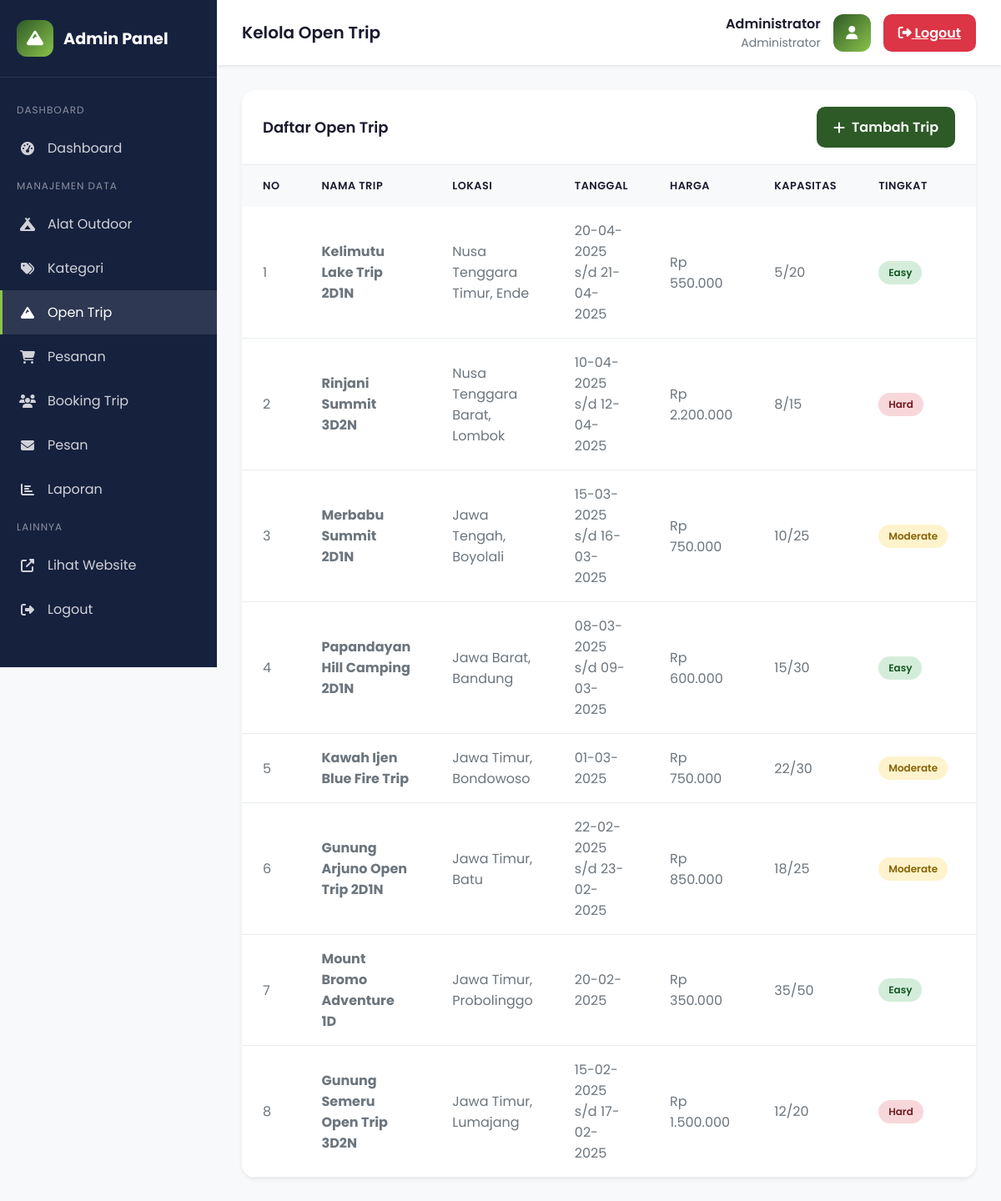
The page /admin/trips/index.php (signed in) on the database its author committed.
### tables this page shows
CREATE TABLE IF NOT EXISTS trips (
    id INT PRIMARY KEY AUTO_INCREMENT,
    nama_trip VARCHAR(200) NOT NULL,
    slug VARCHAR(200) NOT NULL UNIQUE,
    deskripsi TEXT,
    itinerary TEXT,
    harga DECIMAL(10,2) NOT NULL,
    kapasitas INT NOT NULL,
    terisi INT DEFAULT 0,
    tanggal_mulai DATE NOT NULL,
    tanggal_selesai DATE NOT NULL,
    tingkat_kesulitan ENUM('easy', 'moderate', 'hard', 'extreme') DEFAULT 'moderate',
    lokasi VARCHAR(200) NOT NULL,
    gambar VARCHAR(255),
    include TEXT,
    exclude TEXT,
    status ENUM('open', 'full', 'cancelled', 'completed') DEFAULT 'open',
    created_at TIMESTAMP DEFAULT CURRENT_TIMESTAMP
);

### config/functions.php (called while the page is built, shortened)
<?php
require_once 'database.php';
function getAllTrips($limit = null)
{
    global $conn;
    $sql = "SELECT * FROM trips ORDER BY tanggal_mulai DESC";
    $result = $conn->query($sql);
    return $result->fetch_all(MYSQLI_ASSOC);
}
function formatCurrency($amount)
{
    return 'Rp ' . number_format($amount, 0, ',', '.');
}

### admin/trips/index.php (the view, shortened to what this page needs)
<?php
require_once '../../config/functions.php';
$trips = getAllTrips();
?>
<!DOCTYPE html>
<html lang="id">
<head>
    <link rel="stylesheet" href="https://cdnjs.cloudflare.com/ajax/libs/font-awesome/6.4.0/css/all.min.css">
</head>
<body>
    <aside class="sidebar">
        <div class="sidebar-brand">
            <div class="logo-icon"><i class="fas fa-mountain"></i></div>
            <span>Admin Panel</span>
        </div>
        <nav class="sidebar-menu">
            <div class="menu-section">Dashboard</div>
            <a href="../index.php" class="menu-item"><i class="fas fa-tachometer-alt"></i><span>Dashboard</span></a>
            <div class="menu-section">Manajemen Data</div>
            <a href="../products/index.php" class="menu-item"><i class="fas fa-campground"></i><span>Alat
                    Outdoor</span></a>
            <a href="../categories/index.php" class="menu-item"><i class="fas fa-tags"></i><span>Kategori</span></a>
            <a href="index.php" class="menu-item active"><i class="fas fa-mountain"></i><span>Open Trip</span></a>
            <a href="../orders/index.php" class="menu-item"><i class="fas fa-shopping-cart"></i><span>Pesanan</span></a>
            <a href="bookings/index.php" class="menu-item"><i class="fas fa-users"></i><span>Booking Trip</span></a>
            <a href="../messages/index.php" class="menu-item"><i class="fas fa-envelope"></i><span>Pesan</span></a>
            <a href="../reports/index.php" class="menu-item"><i class="fas fa-chart-bar"></i><span>Laporan</span></a>
            <div class="menu-section">Lainnya</div>
            <a href="../../index.php" class="menu-item" target="_blank"><i
                    class="fas fa-external-link-alt"></i><span>Lihat Website</span></a>
            <a href="../logout.php" class="menu-item"><i class="fas fa-sign-out-alt"></i><span>Logout</span></a>
        </nav>
    </aside>
    <main class="main-content">
        <header class="admin-header">
            <h1 class="header-title">Kelola Open Trip</h1>
            <div class="header-user">
                <div class="user-info">
                    <div class="user-name"><?= $_SESSION['admin_nama'] ?></div>
                    <div class="user-role">Administrator</div>
                </div>
                <div class="user-avatar"><i class="fas fa-user"></i></div>
                <a href="../logout.php" class="btn-logout"><i class="fas fa-sign-out-alt"></i> Logout</a>
            </div>
        </header>
        <div class="content">
            <div class="card">
                <div class="card-header">
                    <h2 class="card-title">Daftar Open Trip</h2>
                    <a href="add.php" class="btn-add"><i class="fas fa-plus"></i> Tambah Trip</a>
                </div>
                <table class="table">
                    <thead>
                        <tr>
                            <th>No</th>
                            <th>Nama Trip</th>
                            <th>Lokasi</th>
                            <th>Tanggal</th>
                            <th>Harga</th>
                            <th>Kapasitas</th>
                            <th>Tingkat</th>
                            <th>Status</th>
                        </tr>
                    </thead>
                    <tbody>
                        <?php foreach ($trips as $index => $trip): ?>
                            <tr>
                                <td><?= $index + 1 ?></td>
                                <td><strong><?= $trip['nama_trip'] ?></strong></td>
                                <td><?= $trip['lokasi'] ?></td>
                                <td>
                                    <?= date('d-m-Y', strtotime($trip['tanggal_mulai'])) ?>
                                    <?php if ($trip['tanggal_mulai'] != $trip['tanggal_selesai']): ?>
                                        <br>s/d <?= date('d-m-Y', strtotime($trip['tanggal_selesai'])) ?>
                                    <?php endif; ?>
                                </td>
                                <td><?= formatCurrency($trip['harga']) ?></td>
                                <td><?= $trip['terisi'] ?>/<?= $trip['kapasitas'] ?></td>
                                <td><span
                                        class="difficulty-badge <?= $trip['tingkat_kesulitan'] ?>"><?= ucfirst($trip['tingkat_kesulitan']) ?></span>
                                </td>
                                <td><span class="status-badge <?= $trip['status'] ?>"><?= $trip['status'] ?></span></td>
                            </tr>
                        <?php endforeach; ?>
                    </tbody>
                </table>
            </div>
        </div>
    </main>
</body>
</html>

### admin/trips/index.php (style rules this page uses)
:root { --primary: #2d5a27; --primary-dark: #1e3d1a; --primary-light: #4a7c44; --primary-accent: #8bc34a; --dark: #1a1a2e; --dark-secondary: #16213e; --white: #ffffff; --gray-100: #f8f9fa; --gray-200: #e9ecef; --gray-600: #6c757d; --success: #28a745; --danger: #dc3545; --warning: #ffc107; --info: #17a2b8; --shadow: 0 0.125rem 0.25rem rgba(0, 0, 0, 0.075); }
* { margin: 0; padding: 0; box-sizing: border-box; }
body { font-family: 'Poppins', sans-serif; background: var(--gray-100); min-height: 100vh; }
.sidebar { position: fixed; top: 0; left: 0; width: 260px; height: 100vh; background: var(--dark-secondary); color: var(--white); z-index: 100; }
.sidebar-brand { padding: 24px 20px; display: flex; align-items: center; gap: 12px; border-bottom: 1px solid rgba(255, 255, 255, 0.1); }
.sidebar-brand .logo-icon { width: 44px; height: 44px; background: linear-gradient(135deg, var(--primary), var(--primary-accent)); border-radius: 12px; display: flex; align-items: center; justify-content: center; font-size: 1.25rem; }
.sidebar-brand span { font-size: 1.2rem; font-weight: 700; }
.sidebar-menu { padding: 20px 0; }
.menu-section { padding: 10px 20px; font-size: 0.75rem; text-transform: uppercase; color: rgba(255, 255, 255, 0.5); letter-spacing: 1px; }
.menu-item { padding: 14px 20px; display: flex; align-items: center; gap: 14px; color: rgba(255, 255, 255, 0.8); text-decoration: none; transition: all 0.3s; border-left: 3px solid transparent; }
.menu-item:hover, .menu-item.active { background: rgba(255, 255, 255, 0.1); color: var(--white); border-left-color: var(--primary-accent); }
.menu-item i { width: 20px; text-align: center; }
.main-content { margin-left: 260px; min-height: 100vh; }
.admin-header { background: var(--white); padding: 16px 30px; display: flex; justify-content: space-between; align-items: center; box-shadow: var(--shadow); position: sticky; top: 0; z-index: 50; }
.header-title { font-size: 1.25rem; font-weight: 600; color: var(--dark); }
.header-user { display: flex; align-items: center; gap: 15px; }
.user-info { text-align: right; }
.user-name { font-weight: 600; color: var(--dark); }
.user-role { font-size: 0.875rem; color: var(--gray-600); }
.user-avatar { width: 45px; height: 45px; background: linear-gradient(135deg, var(--primary), var(--primary-accent)); border-radius: 12px; display: flex; align-items: center; justify-content: center; color: var(--white); }
.btn-logout { padding: 10px 18px; background: var(--danger); color: var(--white); border: none; border-radius: 10px; cursor: pointer; font-weight: 600; }
.content { padding: 30px; }
.btn-add { padding: 12px 20px; background: var(--primary); color: var(--white); border: none; border-radius: 10px; font-weight: 600; cursor: pointer; text-decoration: none; display: inline-flex; align-items: center; gap: 8px; }
.card { background: var(--white); border-radius: 16px; box-shadow: var(--shadow); overflow: hidden; margin-bottom: 30px; }
.card-header { padding: 20px 25px; border-bottom: 1px solid var(--gray-200); display: flex; justify-content: space-between; align-items: center; }
.card-title { font-size: 1.125rem; font-weight: 600; color: var(--dark); }
.table { width: 100%; border-collapse: collapse; }
.table th, .table td { padding: 16px 25px; text-align: left; }
.table th { background: var(--gray-100); font-weight: 600; color: var(--dark); font-size: 0.8rem; text-transform: uppercase; letter-spacing: 0.5px; }
.table td { border-bottom: 1px solid var(--gray-200); color: var(--gray-600); }
.difficulty-badge { display: inline-block; padding: 5px 12px; border-radius: 20px; font-size: 0.75rem; font-weight: 600; }
.difficulty-badge.easy { background: #d4edda; color: #155724; }
.difficulty-badge.moderate { background: #fff3cd; color: #856404; }
.difficulty-badge.hard { background: #f8d7da; color: #721c24; }

### rows shown on the page
trips: nama_trip "Kelimutu Lake Trip 2D1N", lokasi "Nusa Tenggara Timur, Ende", tanggal_mulai "20-04-2025", tanggal_selesai "21-04-2025", harga "Rp 550.000", terisi "5", kapasitas "20", tingkat_kesulitan "Easy"
trips: nama_trip "Rinjani Summit 3D2N", lokasi "Nusa Tenggara Barat, Lombok", tanggal_mulai "10-04-2025", tanggal_selesai "12-04-2025", harga "Rp 2.200.000", terisi "8", kapasitas "15", tingkat_kesulitan "Hard"
trips: nama_trip "Merbabu Summit 2D1N", lokasi "Jawa Tengah, Boyolali", tanggal_mulai "15-03-2025", tanggal_selesai "16-03-2025", harga "Rp 750.000", terisi "10", kapasitas "25", tingkat_kesulitan "Moderate"
trips: nama_trip "Papandayan Hill Camping 2D1N", lokasi "Jawa Barat, Bandung", tanggal_mulai "08-03-2025", tanggal_selesai "09-03-2025", harga "Rp 600.000", terisi "15", kapasitas "30", tingkat_kesulitan "Easy"
trips: nama_trip "Kawah Ijen Blue Fire Trip", lokasi "Jawa Timur, Bondowoso", tanggal_mulai "01-03-2025", harga "Rp 750.000", terisi "22", kapasitas "30", tingkat_kesulitan "Moderate"
trips: nama_trip "Gunung Arjuno Open Trip 2D1N", lokasi "Jawa Timur, Batu", tanggal_mulai "22-02-2025", tanggal_selesai "23-02-2025", harga "Rp 850.000", terisi "18", kapasitas "25", tingkat_kesulitan "Moderate"
trips: nama_trip "Mount Bromo Adventure 1D", lokasi "Jawa Timur, Probolinggo", tanggal_mulai "20-02-2025", harga "Rp 350.000", terisi "35", kapasitas "50", tingkat_kesulitan "Easy"
trips: nama_trip "Gunung Semeru Open Trip 3D2N", lokasi "Jawa Timur, Lumajang", tanggal_mulai "15-02-2025", tanggal_selesai "17-02-2025", harga "Rp 1.500.000", terisi "12", kapasitas "20", tingkat_kesulitan "Hard"

### other values the page prints
$_SESSION['admin_nama'] "Administrator"
